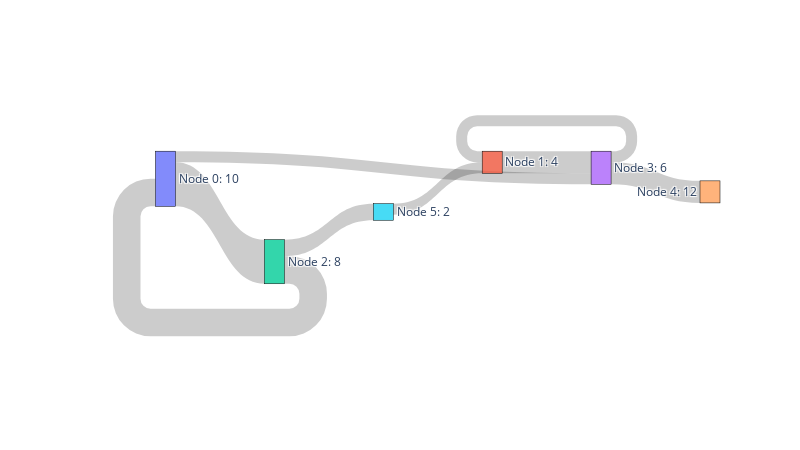

The notebook cell saved with this chart:
### Code cell
# with loop
import plotly.graph_objects as go

fig = go.Figure(
    data=[
        go.Sankey(
            node=dict(
                pad=30,
                thickness=20,
                line=dict(color="black", width=0.5),
                label=[
                    "Node 0: 10",
                    "Node 1: 4",
                    "Node 2: 8",
                    "Node 3: 6",
                    "Node 4: 12",
                    "Node 5: 2",
                ],
            ),
            link=dict(
                # flow source node index
                source=[0, 1, 0, 2, 3, 3, 2, 5],
                # flow target node index
                target=[2, 3, 3, 0, 4, 1, 5, 1],
                # flow quantity for each source/target pair
                value=[8, 4, 2, 5, 4, 2, 3, 2],
            ),
        )
    ]
)

fig.update_layout(width=800, height=450)
fig.show()

### Figure 1 — Plotly figure (JSON) as saved in the notebook; plotly's stock layout.template omitted (floating-point values rounded to 4 significant figures)
{"data": [{"link": {"source": [0, 1, 0, 2, 3, 3, 2, 5], "target": [2, 3, 3, 0, 4, 1, 5, 1], "value": [8, 4, 2, 5, 4, 2, 3, 2]}, "node": {"label": ["Node 0: 10", "Node 1: 4", "Node 2: 8", "Node 3: 6", "Node 4: 12", "Node 5: 2"], "line": {"color": "black", "width": 0.5}, "pad": 30, "thickness": 20}, "type": "sankey"}], "layout": {"height": 450, "width": 800}}
